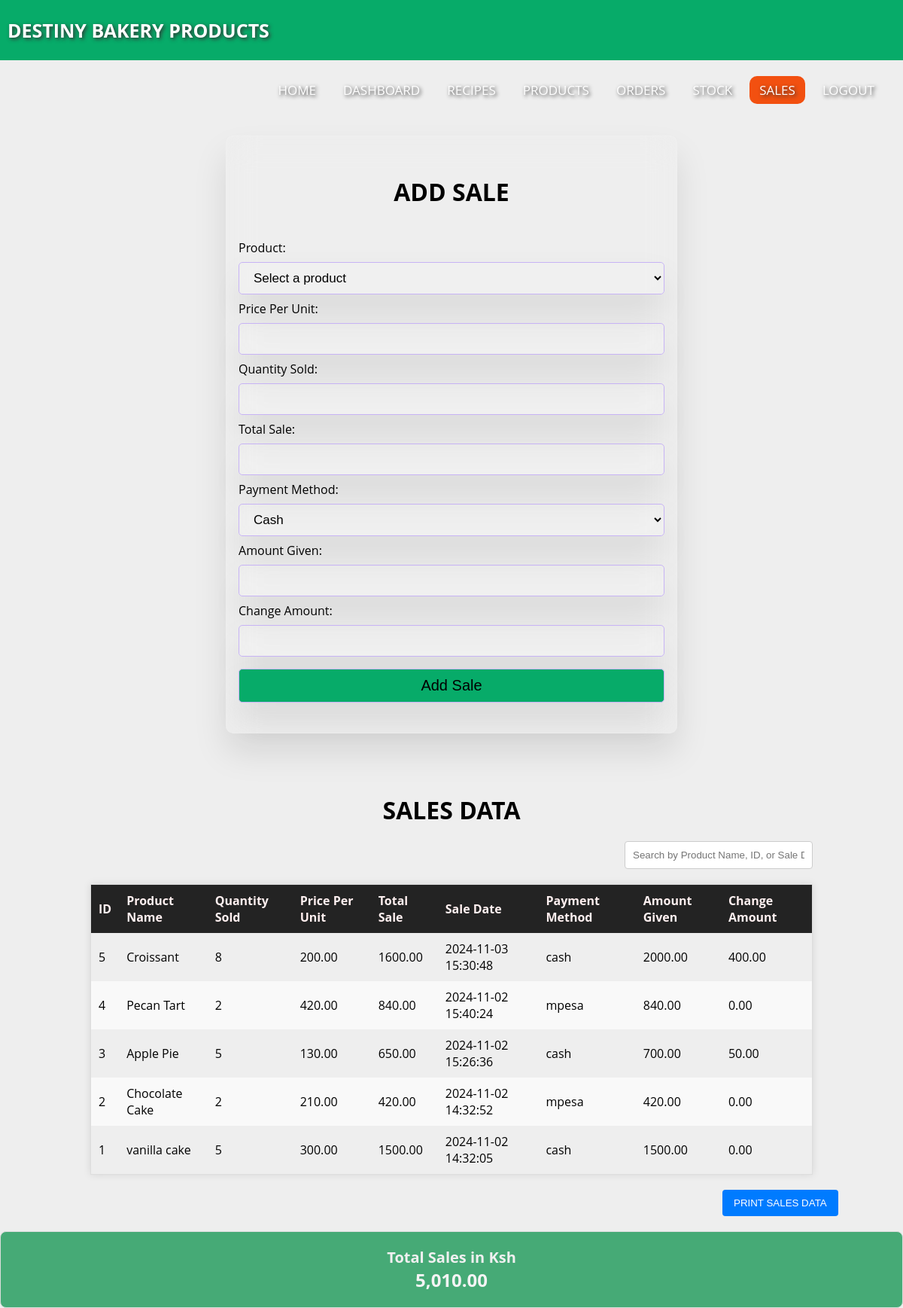
The app's page /sales.php (signed in) with its own data.
### tables this page shows
CREATE TABLE `sales` (
  `id` int(11) NOT NULL,
  `product_id` int(11) NOT NULL,
  `quantity_sold` int(11) NOT NULL,
  `price_per_unit` decimal(10,2) NOT NULL,
  `total_sale` decimal(10,2) NOT NULL,
  `sale_date` datetime NOT NULL,
  `payment_method` enum('cash','mpesa') NOT NULL,
  `amount_given` decimal(10,2) DEFAULT NULL,
  `change_amount` decimal(10,2) DEFAULT NULL,
  `mpesa_transaction_code` varchar(100) DEFAULT NULL
);

CREATE TABLE `bakery_products` (
  `id` int(11) NOT NULL,
  `product_name` varchar(100) NOT NULL,
  `description` text DEFAULT NULL,
  `price` decimal(10,2) NOT NULL,
  `quantity` int(11) NOT NULL,
  `created_at` timestamp NOT NULL DEFAULT current_timestamp(),
  `expiry_date` date DEFAULT NULL
);

### sales.php (the view, shortened to what this page needs)
<?php
@include 'config.php';
$total_sales_stmt = mysqli_query($conn, "SELECT SUM(total_sale) AS total_sales FROM sales");
$total_sales_row = mysqli_fetch_assoc($total_sales_stmt);
$total_sales_amount = $total_sales_row['total_sales'] ? $total_sales_row['total_sales'] : 0;
$stmt = $pdo->prepare("SELECT s.id, p.product_name, s.quantity_sold, s.price_per_unit, s.total_sale, s.sale_date, s.payment_method, s.amount_given, s.change_amount
                        FROM sales s
                        JOIN bakery_products p ON s.product_id = p.id
                        ORDER BY s.sale_date DESC");
$stmt->execute();
$sales = $stmt->fetchAll(PDO::FETCH_ASSOC);
 ?>
<!DOCTYPE html>
<html lang="en">
<head>
    <link rel="stylesheet" href="style.css">
</head>
<body>
    <nav>
        <label class="logo">DESTINY BAKERY PRODUCTS</label>
        <ul>
            <li><a href="index.html">Home</a></li>
            <li><a href="admin_dashboard.php">DASHBOARD</a></li>
            <li><a href="recipes.php">RECIPES</a></li>
            <li><a href="products.php">PRODUCTS</a></li>
            <li><a href="orders.php">ORDERS</a></li>
            <li><a href="stock.php">STOCK</a></li>
            <li><a class="active" href="sales.php">SALES</a></li>
            <li><a href="logout.php">LOGOUT</a></li>
        </ul>
    </nav>
    <div class="form-container">
        <form action="sales.php" method="POST">
            <h1 class="h2title">Add Sale</h1>
            <br>
            <label for="product_name">Product:</label>
            <select name="product_name" id="product_name" required>
                <option value="">Select a product</option>
            </select>
            <label for="price_per_unit">Price Per Unit:</label>
            <input type="number" name="price_per_unit" id="price_per_unit" required>
            <label for="quantity_sold">Quantity Sold:</label>
            <input type="number" name="quantity_sold" id="quantity_sold" required>
            <label for="total_sale">Total Sale:</label>
            <input type="number" name="total_sale" id="total_sale" required>
            <label for="payment_method">Payment Method:</label>
            <select name="payment_method" id="payment_method" required>
                <option value="cash">Cash</option>
            </select>
            <label for="amount_given">Amount Given:</label>
            <input type="number" name="amount_given" id="amount_given" required>
            <label for="change_amount">Change Amount:</label>
            <input type="number" name="change_amount" id="change_amount" required>
            <input type="submit" value="Add Sale" class="form-btn">
        </form>
    </div>
    <div class="table-container">
        <h1 class="h2title">Sales Data</h1>
        <div class="search-container">
            <input type="text" id="salesSearch" placeholder="Search by Product Name, ID, or Sale Date"
                onkeyup="searchSales()">
        </div>
        <table id="salesTable">
            <thead>
                <tr>
                    <th>ID</th>
                    <th>Product Name</th>
                    <th>Quantity Sold</th>
                    <th>Price Per Unit</th>
                    <th>Total Sale</th>
                    <th>Sale Date</th>
                    <th>Payment Method</th>
                    <th>Amount Given</th>
                    <th>Change Amount</th>
                </tr>
            </thead>
            <tbody>
                <?php if (count($sales) > 0): ?>
                <?php foreach ($sales as $sale): ?>
                <tr>
                    <td><?= htmlspecialchars($sale['id']); ?></td>
                    <td><?= htmlspecialchars($sale['product_name']); ?></td>
                    <td><?= htmlspecialchars($sale['quantity_sold']); ?></td>
                    <td><?= htmlspecialchars($sale['price_per_unit']); ?></td>
                    <td><?= htmlspecialchars($sale['total_sale']); ?></td>
                    <td><?= htmlspecialchars($sale['sale_date']); ?></td>
                    <td><?= htmlspecialchars($sale['payment_method']); ?></td>
                    <td><?= htmlspecialchars($sale['amount_given']); ?></td>
                    <td><?= htmlspecialchars($sale['change_amount']); ?></td>
                </tr>
                <?php endforeach; ?>
                <?php else: ?>
                <tr>
                    <td colspan="9">No sales data available.</td>
                </tr>
                <?php endif; ?>
            </tbody>
        </table>
        <div class="rpt">
            <button class="print-btn" onclick="printTable()">Print Sales Data</button>
        </div>
        <div class="total">
            <h3>Total Sales in Ksh</h3>
            <p><?php echo number_format($total_sales_amount, 2); ?></p>
        </div>
    </div>
</body>
</html>

### style.css (style rules this page uses)
* { padding: 0; margin: 0; text-decoration: none; list-style: none; box-sizing: border-box; }
body { overflow-x: hidden; font-family: "Open Sans", sans-serif; background: #eee; }
nav { background: #07ab69; height: 80px; width: 100%; }
label.logo { color: white; font-size: 25px; line-height: 80px; padding: 0 100px; font-weight: bold; padding-left: 10px; padding-right: 0px; text-shadow: 2px 2px 5px #333; }
nav ul { float: right; margin-right: 20px; }
nav ul li { display: inline-block; float: left; line-height: 80px; margin: 0 5px; text-shadow: 2px 2px 5px #333; }
nav ul li a { color: white; font-size: 17px; padding: 7px 13px; border-radius: 10px; text-transform: uppercase; }
a.active, a:hover { background: #f25010; transition: 0.5s; border-radius: 10px; }
.h2title { text-align: center; margin: 10px; padding: 10px; text-transform: uppercase; }
.form-container { min-height: 80vh; display: flex; align-items: center; justify-content: center; padding: 20px; padding-bottom: 60px; margin-top: 5rem; }
.form-container form { background-color: rgba(255, 255, 255, 0.05); border: 1px solid rgba(255, 255, 255, 0.1); box-shadow: 0 25px 45px rgba(0, 0, 0, 0.1); backdrop-filter: blur(20px); width: 50vw; position: relative; padding: 2rem 1rem; border-radius: 10px; }
.form-container form input, .form-container form select { background-color: rgba(255, 255, 255, 0.05); border: 1px solid rgba(255, 255, 255, 0.1); box-shadow: 0 25px 45px rgba(0, 0, 0, 0.1); backdrop-filter: blur(20px); border: 1px solid #c7b3f5; width: 100%; padding: 10px 15px; font-size: 17px; margin: 8px 0; border-radius: 5px; }
.form-container form select option { background: #fff; }
.form-container form .form-btn { background: #07ab69; font-size: 20px; cursor: pointer; }
table { border-collapse: collapse; width: 80%; margin: 20px auto; border: 1px solid #ddd; box-shadow: 0 0 10px rgba(0, 0, 0, 0.1); }
th, td { padding: 10px; text-align: left; }
th { background-color: #232323; font-weight: bold; color: #fff0f0; }
tr:nth-child(even) { background-color: #f9f9f9; }
.total { background-color: #008e45b4; border: 1px solid #ddd; border-radius: 8px; padding: 20px; text-align: center; width: 100%; }
.total ,h3 { margin: 0%; font-size: 20px; color: #f0f0f0; }
.total p { font-size: 24px; font-weight: bold; color: #f4f4f4; }
.search-container { text-align: right; margin-bottom: 20px; margin-right: 10%; }
.search-container input[type="text"] { padding: 10px; width: 250px; border: 1px solid #ccc; border-radius: 4px; }
.print-btn { padding: 10px 15px; border: none; border-radius: 4px; background-color: #007BFF; color: white; cursor: pointer; margin-bottom: 20px; text-transform: uppercase; margin-left: 80%; }

### records on screen
sales: id "5", product.product_name "Croissant", quantity_sold "8", price_per_unit "200.00", total_sale "1600.00", sale_date "2024-11-03 15:30:48", payment_method "cash", amount_given "2000.00", change_amount "400.00"
sales: id "4", product.product_name "Pecan Tart", quantity_sold "2", price_per_unit "420.00", total_sale "840.00", sale_date "2024-11-02 15:40:24", payment_method "mpesa", amount_given "840.00", change_amount "0.00"
sales: id "3", product.product_name "Apple Pie", quantity_sold "5", price_per_unit "130.00", total_sale "650.00", sale_date "2024-11-02 15:26:36", payment_method "cash", amount_given "700.00", change_amount "50.00"
sales: id "2", product.product_name "Chocolate Cake", quantity_sold "2", price_per_unit "210.00", total_sale "420.00", sale_date "2024-11-02 14:32:52", payment_method "mpesa", amount_given "420.00", change_amount "0.00"
sales: id "1", product.product_name "vanilla cake", quantity_sold "5", price_per_unit "300.00", total_sale "1500.00", sale_date "2024-11-02 14:32:05", payment_method "cash", amount_given "1500.00", change_amount "0.00"

### other values on screen
$total_sales_amount "5,010.00"
